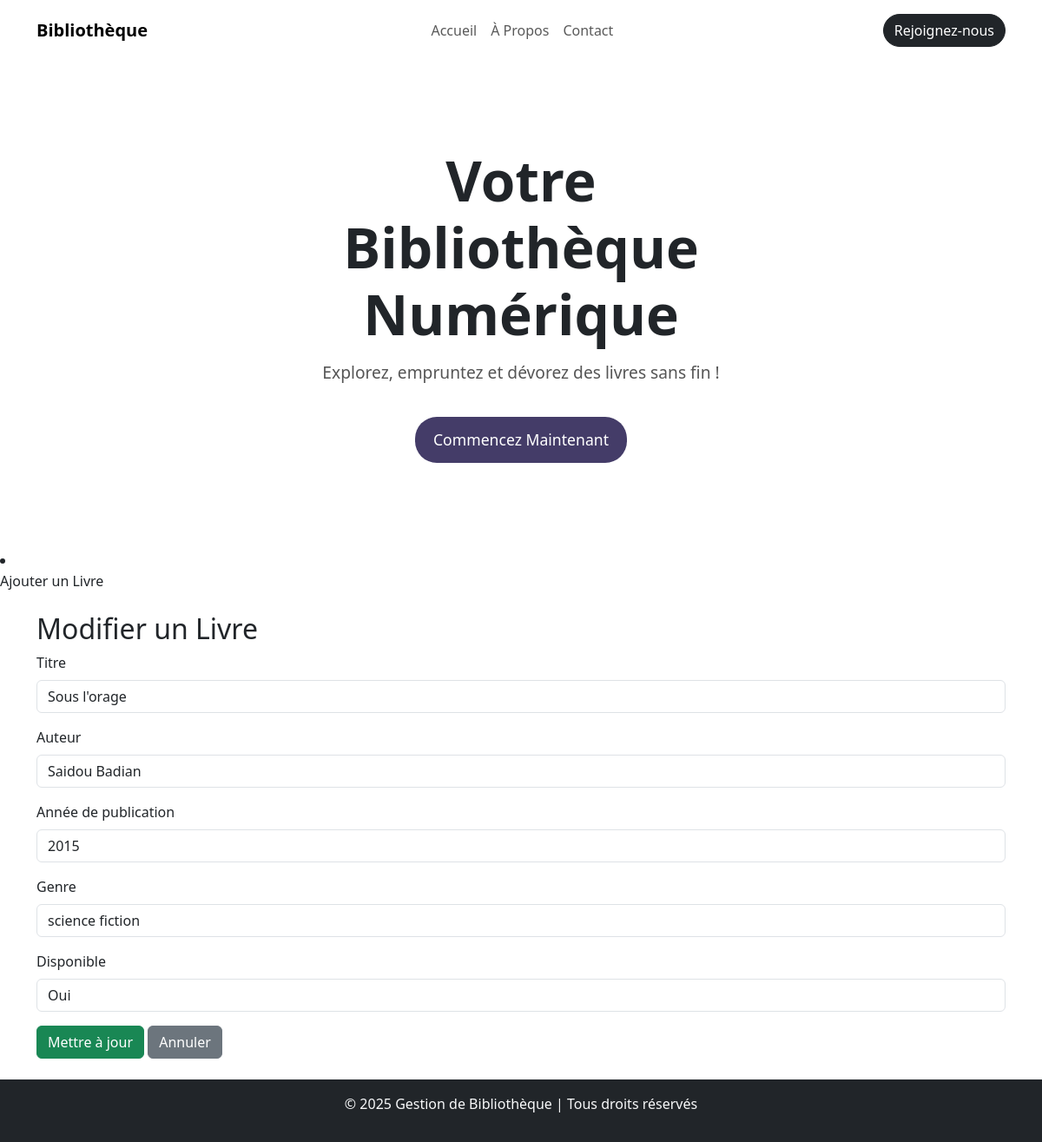
The page /views/books/index.php?action=edit&id=1 (signed in) on the database its author committed.
### tables this page shows
CREATE TABLE `books` (
  `id` int(11) NOT NULL,
  `titre` varchar(255) NOT NULL,
  `auteur` varchar(255) NOT NULL,
  `annee_publication` year(4) NOT NULL,
  `genre` varchar(100) DEFAULT NULL,
  `disponible` tinyint(1) DEFAULT 1
);

### controllers/BookController.php (called while the page is built, shortened)
<?php
require_once __DIR__ . '/../models/Book.php';
class LivreController {
    private $livreModel;
    public function __construct($pdo) {
        $this->livreModel = new Livre($pdo);
    }
    public function edit($id) {
        $livre = $this->livreModel->getLivreById($id);
        include __DIR__ . '/../views/books/edit.php';
    }
}
?>

### models/Book.php (called while the page is built, shortened)
<?php
class Livre {
    private $pdo;
    public function __construct($pdo) {
        $this->pdo = $pdo;
    }
    public function getLivreById($id) {
        $stmt = $this->pdo->prepare("SELECT * FROM books WHERE id = ?");
        $stmt->execute([$id]);
        return $stmt->fetch(PDO::FETCH_ASSOC);
    }
}
?>

### views/books/edit.php (the view, shortened to what this page needs)
<?php include '../../includes/header.php'; ?>
<div class="container mt-4">
    <h2>Modifier un Livre</h2>
    <form action="index.php?action=update&id=<?= $livre['id'] ?>" method="POST">
        <div class="mb-3">
            <label for="titre" class="form-label">Titre</label>
            <input type="text" class="form-control" id="titre" name="titre" value="<?= htmlspecialchars($livre['titre']) ?>" required>
        </div>
        <div class="mb-3">
            <label for="auteur" class="form-label">Auteur</label>
            <input type="text" class="form-control" id="auteur" name="auteur" value="<?= htmlspecialchars($livre['auteur']) ?>" required>
        </div>
        <div class="mb-3">
            <label for="annee_publication" class="form-label">Année de publication</label>
            <input type="number" class="form-control" id="annee_publication" name="annee_publication" value="<?= htmlspecialchars($livre['annee_publication']) ?>" required>
        </div>
        <div class="mb-3">
            <label for="genre" class="form-label">Genre</label>
            <input type="text" class="form-control" id="genre" name="genre" value="<?= htmlspecialchars($livre['genre']) ?>" required>
        </div>
        <div class="mb-3">
            <label for="disponible" class="form-label">Disponible</label>
            <select class="form-control" id="disponible" name="disponible" required>
                <option value="1" <?= $livre['disponible'] ? 'selected' : '' ?>>Oui</option>
            </select>
        </div>
        <button type="submit" class="btn btn-success">Mettre à jour</button>
        <a href="index.php" class="btn btn-secondary">Annuler</a>
    </form>
</div>
<?php include '../../includes/footer.php'; ?>

### rows shown on the page
books: titre "Sous l'orage", auteur "Saidou Badian", annee_publication "2015", genre "science fiction", disponible "Oui"
